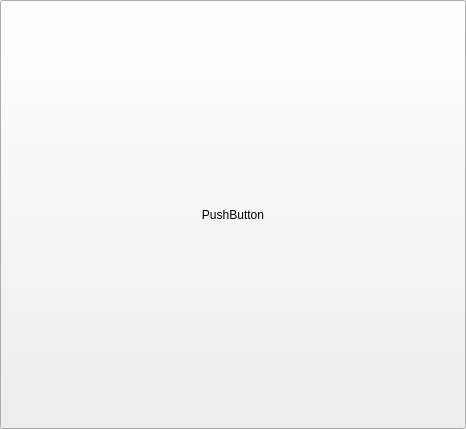
<?xml version="1.0" encoding="UTF-8"?>
<ui version="4.0">
 <class>VideoWgt</class>
 <widget class="QWidget" name="VideoWgt">
  <property name="geometry">
   <rect>
    <x>0</x>
    <y>0</y>
    <width>466</width>
    <height>429</height>
   </rect>
  </property>
  <property name="windowTitle">
   <string>Form</string>
  </property>
  <property name="styleSheet">
   <string notr="true"/>
  </property>
  <layout class="QHBoxLayout" name="horizontalLayout">
   <property name="spacing">
    <number>0</number>
   </property>
   <property name="leftMargin">
    <number>0</number>
   </property>
   <property name="topMargin">
    <number>0</number>
   </property>
   <property name="rightMargin">
    <number>0</number>
   </property>
   <property name="bottomMargin">
    <number>0</number>
   </property>
   <item>
    <widget class="QPushButton" name="pushButton">
     <property name="sizePolicy">
      <sizepolicy hsizetype="Expanding" vsizetype="Expanding">
       <horstretch>0</horstretch>
       <verstretch>0</verstretch>
      </sizepolicy>
     </property>
     <property name="styleSheet">
      <string notr="true"/>
     </property>
     <property name="text">
      <string>PushButton</string>
     </property>
    </widget>
   </item>
  </layout>
 </widget>
 <resources/>
 <connections/>
</ui>
